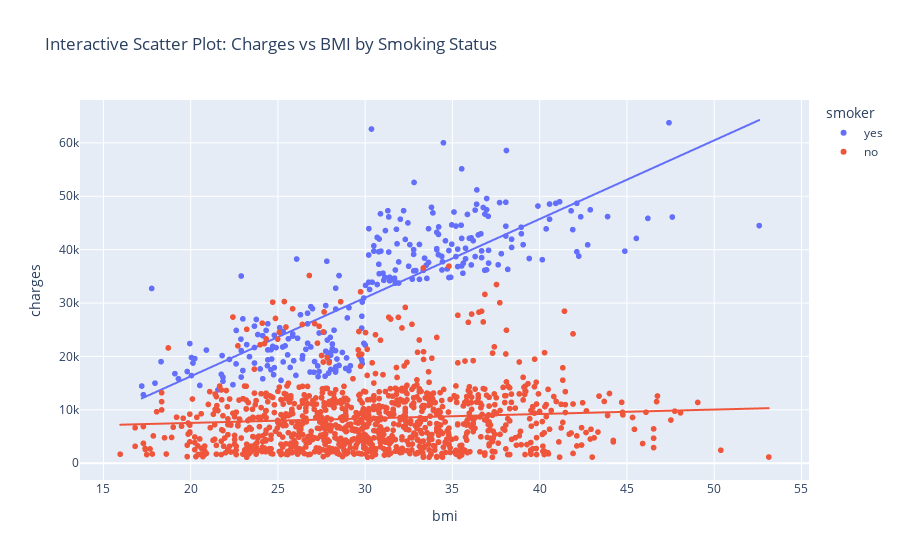

Notebook code cell kept with this figure:
### Markdown cell above
# Hypothesis 2: Charges Positively Correlate with BMI

We expect that higher BMI is associated with higher medical costs.

- **Test:** For positive correlation.

### Code cell
fig = px.scatter(df, x="bmi", y="charges", color="smoker", trendline="ols",
                 title="Interactive Scatter Plot: Charges vs BMI by Smoking Status")
fig.show()

### Figure 1 — Plotly figure (JSON) as saved in the notebook; plotly's stock layout.template omitted (floating-point values rounded to 4 significant figures; data arrays with more than 128 entries replaced by an {"elided": "..."} marker saying what was removed)
{"data": [{"hovertemplate": "smoker=yes<br>bmi=%{x}<br>charges=%{y}<extra></extra>", "legendgroup": "yes", "marker": {"color": "#636efa", "symbol": "circle"}, "mode": "markers", "name": "yes", "showlegend": true, "type": "scattergl", "x": {"elided": "274 float values"}, "xaxis": "x", "y": {"elided": "274 float values"}, "yaxis": "y"}, {"hovertemplate": "<b>OLS trendline</b><br>charges = 1473.11 * bmi + -13186.6<br>R<sup>2</sup>=0.650411<br><br>smoker=yes<br>bmi=%{x}<br>charges=%{y} <b>(trend)</b><extra></extra>", "legendgroup": "yes", "marker": {"color": "#636efa", "symbol": "circle"}, "mode": "lines", "name": "yes", "showlegend": false, "type": "scattergl", "x": {"elided": "274 float values"}, "xaxis": "x", "y": {"elided": "274 float values"}, "yaxis": "y"}, {"hovertemplate": "smoker=no<br>bmi=%{x}<br>charges=%{y}<extra></extra>", "legendgroup": "no", "marker": {"color": "#EF553B", "symbol": "circle"}, "mode": "markers", "name": "no", "showlegend": true, "type": "scattergl", "x": {"elided": "1063 float values"}, "xaxis": "x", "y": {"elided": "1063 float values"}, "yaxis": "y"}, {"hovertemplate": "<b>OLS trendline</b><br>charges = 83.3397 * bmi + 5886.14<br>R<sup>2</sup>=0.007069<br><br>smoker=no<br>bmi=%{x}<br>charges=%{y} <b>(trend)</b><extra></extra>", "legendgroup": "no", "marker": {"color": "#EF553B", "symbol": "circle"}, "mode": "lines", "name": "no", "showlegend": false, "type": "scattergl", "x": {"elided": "1063 float values"}, "xaxis": "x", "y": {"elided": "1063 float values"}, "yaxis": "y"}], "layout": {"legend": {"title": {"text": "smoker"}, "tracegroupgap": 0}, "title": {"text": "Interactive Scatter Plot: Charges vs BMI by Smoking Status"}, "xaxis": {"anchor": "y", "domain": [0, 1], "title": {"text": "bmi"}}, "yaxis": {"anchor": "x", "domain": [0, 1], "title": {"text": "charges"}}}}
